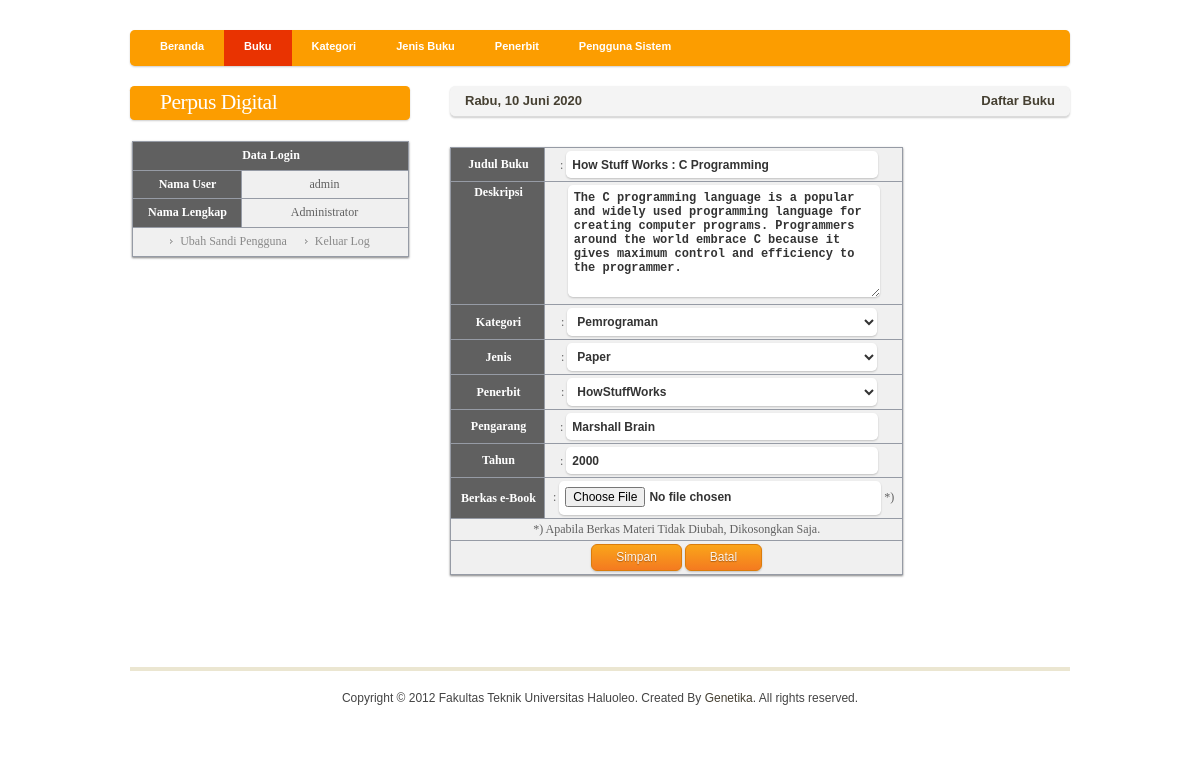
/admin/media.php?module=buku&act=edit&id=13 (signed in), run on the app's committed database.
### tables this page shows
CREATE TABLE IF NOT EXISTS `buku` (
  `id_buku` int(11) NOT NULL AUTO_INCREMENT,
  `judul` varchar(255) NOT NULL,
  `id_kategori` int(11) NOT NULL,
  `id_jenis` int(11) NOT NULL,
  `id_penerbit` int(11) NOT NULL,
  `nama_pengarang` varchar(255) NOT NULL,
  `tahun` year(4) NOT NULL,
  `nama_file` varchar(255) NOT NULL,
  `deskripsi` text NOT NULL,
  PRIMARY KEY (`id_buku`)
);

### admin/modul/modBuku/buku.php (the view, shortened to what this page needs)
<?php
if (empty($_SESSION['namauser']) AND empty($_SESSION['passuser'])){
	echo "<script language=Javascript>
				javascript:document.location='login.php';
		</script>";
}
else{
$aksi="modul/modBuku/aksiBuku.php";
switch($_GET['act']){
  case "edit":
    $edit=mysql_query("SELECT * FROM buku WHERE id_buku='$_GET[id]'");
    $r=mysql_fetch_array($edit);
	$id_kategoriR 	= $r['id_kategori'];
	$id_jenisR 		= $r['id_jenis'];
	$id_penerbitR	= $r['id_penerbit'];
	$u=0;
	$select = mysql_query("select * from kategori ORDER BY nama_kategori");
	while($s=mysql_fetch_array($select)) {
		$id_kategoriT[$u] = $s[id_kategori];
		$id_kategoriS .= "<option value='$id_kategoriT[$u]'";
		if($id_kategoriR == $s['id_kategori'])
			$id_kategoriS .="selected";
		$id_kategoriS .= ">$s[nama_kategori]</option>";
		$u++;
	}
	$u=0;
	$select = mysql_query("select * from jenis ORDER BY nama_jenis");
	while($s=mysql_fetch_array($select)) {
		$id_jenisT[$u] = $s[id_jenis];
		$id_jenisS .= "<option value='$id_jenisT[$u]'";
		if($id_jenisR == $s['id_jenis'])
			$id_jenisS .="selected";
		$id_jenisS .= ">$s[nama_jenis]</option>";
		$u++;
	}
	$u=0;
	$select = mysql_query("select * from penerbit ORDER BY nama_penerbit");
	while($s=mysql_fetch_array($select)) {
		$id_penerbitT[$u] = $s[id_penerbit];
		$id_penerbitS .= "<option value='$id_penerbitT[$u]'";
		if($id_penerbitR == $s['id_penerbit'])
			$id_penerbitS .="selected";
		$id_penerbitS .= ">$s[nama_penerbit]</option>";
		$u++;
	}
	echo "<form method=POST action='$aksi?module=buku&act=update' enctype='multipart/form-data' onSubmit=\"return validasiUp(this)\">
          <input type=hidden name=id value='$r[id_buku]'>
          <input type=hidden name=fileLama value='$r[nama_file]'>
		  <table>
          <tr><th>Judul Buku</th>     <td> : <input class='form-input-gray' type=text id=judul name='judul' value='$r[judul]'>&nbsp;&nbsp;&nbsp;</td></tr>
          <tr valign=top><th>Deskripsi</th>     <td valign='top'><textarea style=\"height:100px;\" class='form-input-gray' name='desk'>$r[deskripsi]</textarea></td></tr>
		  <tr><th>Kategori			</th><td> : <select id=kategori name=kategori class='formCmb'>$id_kategoriS</select>&nbsp;&nbsp;&nbsp;</td></tr>
		  <tr><th>Jenis			</th><td> : <select id=jenis name=jenis class='formCmb'>$id_jenisS</select>&nbsp;&nbsp;&nbsp;</td></tr>
		  <tr><th>Penerbit			</th><td> : <select id=penerbit name=penerbit class='formCmb'>$id_penerbitS</select>&nbsp;&nbsp;&nbsp;</td></tr>
		  <tr><th>Pengarang</th>     <td> : <input class='form-input-gray' type=text id=pengarang name='pengarang' value='$r[nama_pengarang]'>&nbsp;&nbsp;&nbsp;</td></tr>
		  <tr><th>Tahun</th>     <td> : <input class='form-input-gray' type=text id=tahun name='tahun' value='$r[tahun]'>&nbsp;&nbsp;&nbsp;</td></tr>
          <tr><th>Berkas e-Book</th> <td> : <input class='formFile' type=file id=fupload name='fupload'> *)</td></tr>
          <tr><td colspan=2>*) Apabila Berkas Materi Tidak Diubah, Dikosongkan Saja.</td></tr>
		  <tr><td colspan=2>
			<input type=submit class='button orange' value=Simpan>
			<input type=button class='button orange' value=Batal onclick=self.history.back()>
		  </td></tr>
          </table></form>";
    break;
}
}
?>

### admin/style.css (style rules this page uses)
body { margin: 0; padding: 0; background: #FFFFFF; font-family: Arial, Helvetica, sans-serif; font-size: 12px; color: #464032; --background: -webkit-gradient(linear, left top, left bottom, from(#ccc),to(#eee)); --background: -moz-linear-gradient(top, #ccc, #eee); --filter: progid:DXImageTransform.Microsoft.gradient(startColorstr='#ccc',endColorstr='#eee'); }

### admin/buttonform.css (style rules this page uses)
.button { display: inline-block; outline: none; cursor: pointer; text-align: center; text-decoration: none; font: 12px/100% Arial, Helvetica, sans-serif; padding: .5em 2em .55em; text-shadow: 0 1px 1px rgba(0,0,0,.3); -webkit-border-radius: .5em; -moz-border-radius: .5em; border-radius: .5em; -webkit-box-shadow: 0 1px 2px rgba(0,0,0,.2); -moz-box-shadow: 0 1px 2px rgba(0,0,0,.2); box-shadow: 0 1px 2px rgba(0,0,0,.2); }
.orange { color: #fef4e9; border: solid 1px #da7c0c; background: #f78d1d; background: -webkit-gradient(linear, left top, left bottom, from(#faa51a),to(#f47a20)); background: -moz-linear-gradient(top, #faa51a, #f47a20); filter: progid:DXImageTransform.Microsoft.gradient(startColorstr='#faa51a',endColorstr='#f47a20'); }
.form-input-gray { background: #fff no-repeat; border: none; color: #333; font-size: 12px; height: 15px; padding: 6px 6px 6px 6px; width: 300px; font-weight: bold; -webkit-border-radius: .4em; -moz-border-radius: .4em; border-radius: .4em; -webkit-box-shadow: 0 1px 2px rgba(0,0,0,.2); -moz-box-shadow: 0 1px 2px rgba(0,0,0,.2); box-shadow: 0 1px 2px rgba(0,0,0,.2); }
.formCmb { background: #fff no-repeat; border: none; color: #333; font-size: 12px; height: 28px; padding: 6px 6px 6px 6px; width: 310px; font-weight: bold; -webkit-border-radius: .4em; -moz-border-radius: .4em; border-radius: .4em; -webkit-box-shadow: 0 1px 2px rgba(0,0,0,.2); -moz-box-shadow: 0 1px 2px rgba(0,0,0,.2); box-shadow: 0 1px 2px rgba(0,0,0,.2); }
.formFile { background: #fff no-repeat; border: none; color: #333; font-size: 12px; height: 22px; padding: 6px 6px 6px 6px; width: 310px; font-weight: bold; -webkit-border-radius: .4em; -moz-border-radius: .4em; border-radius: .4em; -webkit-box-shadow: 0 1px 2px rgba(0,0,0,.2); -moz-box-shadow: 0 1px 2px rgba(0,0,0,.2); box-shadow: 0 1px 2px rgba(0,0,0,.2); }

### admin/greenblack.css (style rules this page uses)
body { color : #606060; font-family : Tahoma; font-size : 13; }
table { border-collapse : collapse; box-shadow: 0 1px 2px rgba(0,0,0,.5); }
th { background-color : #606060; padding-left : 10px; padding-right : 8px; padding-top : 3px; padding-bottom : 3px; border : 1px solid #969BA5; text-align : center; color : #FFFFFF; font-size : 13; }
td { background-color : #F0F0F0; padding-left : 8px; padding-right : 8px; padding-top : 3px; padding-bottom : 3px; border : 1px solid #969BA5; color : #606060; font-size : 13; text-align : center; }

### data on the page
buku: judul "How Stuff Works : C Programming", desk "The C programming language is a popular and widely used programming language for creating computer programs. Programmers around the world embrace C because it gives maximum control and efficiency to the programmer.", pengarang "Marshall Brain", tahun "2000"

### other printed values
$hari_ini "Rabu"
$tgl "10 Juni 2020"
$_SESSION['namauser'] "admin"
$_SESSION['namalengkap'] "Administrator"
form field kategori "Pemrograman"
form field jenis "Paper"
form field penerbit "HowStuffWorks"
